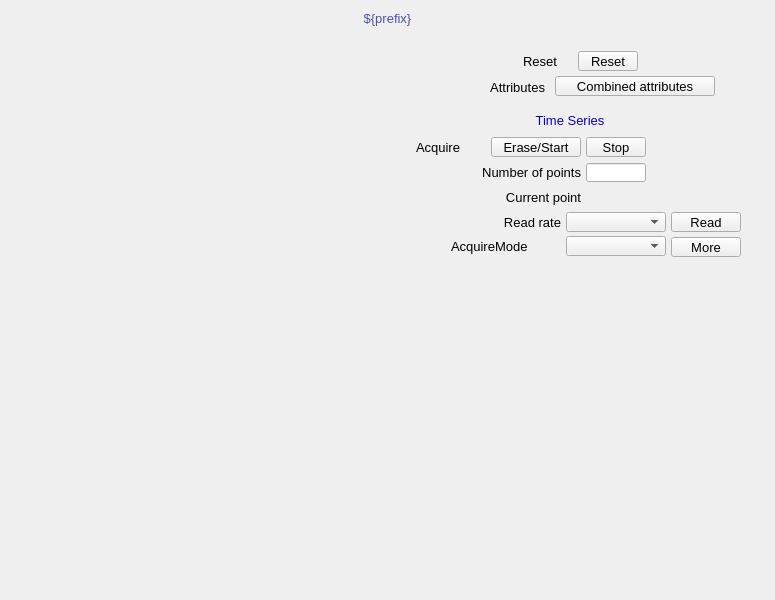
<?xml version="1.0" ?>
<ui version="4.0">
  <class>Dialog</class>
  <widget class="QWidget" name="screen">
    <property name="geometry">
      <rect>
        <x>826</x>
        <y>470</y>
        <width>775</width>
        <height>600</height>
      </rect>
    </property>
    <property name="styleSheet">
      <string notr="true">QWidget#screen {
  color: rgb(0, 0, 0);
  background-color: rgb(187, 187, 187);
  }</string>
    </property>
    <property name="windowTitle">
      <string>NDPluginAttribute</string>
    </property>
    <widget class="PyDMDrawingRectangle" name="rectangle">
      <property name="geometry">
        <rect>
          <x>0</x>
          <y>5</y>
          <width>775</width>
          <height>25</height>
        </rect>
      </property>
      <property name="brush" stdset="0">
        <brush brushstyle="SolidPattern">
          <color alpha="255">
            <red>218</red>
            <green>218</green>
            <blue>218</blue>
          </color>
        </brush>
      </property>
      <property name="penStyle" stdset="0">
        <enum>Qt::SolidLine</enum>
      </property>
      <property name="penColor" stdset="0">
        <color>
          <red>218</red>
          <green>218</green>
          <blue>218</blue>
        </color>
      </property>
      <property name="penWidth" stdset="0">
        <double>0</double>
      </property>
      <property name="penCapStyle" stdset="0">
        <enum>Qt::FlatCap</enum>
      </property>
      <property name="toolTip">
        <string>rectangle</string>
      </property>
    </widget>
    <widget class="PyDMEmbeddedDisplay" name="composite">
      <property name="geometry">
        <rect>
          <x>5</x>
          <y>40</y>
          <width>380</width>
          <height>555</height>
        </rect>
      </property>
      <property name="toolTip">
        <string>composite</string>
      </property>
      <property name="filename" stdset="0">
        <string>PluginBase_V39.ui</string>
      </property>
    </widget>
    <widget class="PyDMDrawingRectangle" name="rectangle_1">
      <property name="geometry">
        <rect>
          <x>390</x>
          <y>40</y>
          <width>380</width>
          <height>60</height>
        </rect>
      </property>
      <property name="brush" stdset="0">
        <brush brushstyle="NoBrush">
          <color alpha="255">
            <red>45</red>
            <green>45</green>
            <blue>45</blue>
          </color>
        </brush>
      </property>
      <property name="penStyle" stdset="0">
        <enum>Qt::SolidLine</enum>
      </property>
      <property name="penColor" stdset="0">
        <color>
          <red>45</red>
          <green>45</green>
          <blue>45</blue>
        </color>
      </property>
      <property name="penWidth" stdset="0">
        <double>1</double>
      </property>
      <property name="penCapStyle" stdset="0">
        <enum>Qt::FlatCap</enum>
      </property>
      <property name="toolTip">
        <string>rectangle_1</string>
      </property>
    </widget>
    <widget class="PyDMFrame" name="composite_1">
      <property name="geometry">
        <rect>
          <x>0</x>
          <y>6</y>
          <width>775</width>
          <height>25</height>
        </rect>
      </property>
      <widget class="QLabel" name="text">
        <property name="geometry">
          <rect>
            <x>0</x>
            <y>0</y>
            <width>775</width>
            <height>25</height>
          </rect>
        </property>
        <property name="text">
          <string>${prefix}</string>
        </property>
        <property name="font" stdset="0">
          <font>
            <pointsize>10</pointsize>
          </font>
        </property>
        <property name="brush" stdset="0">
          <brush brushstyle="SolidPattern">
            <color alpha="255">
              <red>77</red>
              <green>82</green>
              <blue>164</blue>
            </color>
          </brush>
        </property>
        <property name="toolTip">
          <string>text</string>
        </property>
        <property name="alignment">
          <set>Qt::AlignCenter</set>
        </property>
        <property name="styleSheet">
          <string notr="true">QLabel#text {
  color: rgb(77, 82, 164);
  }</string>
        </property>
      </widget>
    </widget>
    <widget class="PyDMFrame" name="composite_2">
      <property name="geometry">
        <rect>
          <x>445</x>
          <y>76</y>
          <width>270</width>
          <height>21</height>
        </rect>
      </property>
      <widget class="PyDMRelatedDisplayButton" name="related_display">
        <property name="geometry">
          <rect>
            <x>110</x>
            <y>0</y>
            <width>160</width>
            <height>20</height>
          </rect>
        </property>
        <property name="toolTip">
          <string>Combined attributes</string>
        </property>
        <property name="text">
          <string>Combined attributes</string>
        </property>
        <property name="showIcon" stdset="0">
          <bool>true</bool>
        </property>
        <property name="font" stdset="0">
          <font>
            <pointsize>10</pointsize>
          </font>
        </property>
        <property name="styleSheet">
          <string notr="true">PyDMRelatedDisplayButton#related_display {
  color: rgb(0, 0, 0);
  background-color: rgb(115, 223, 255);
  }</string>
        </property>
        <property name="titles" stdset="0">
          <stringlist>
            <string>Attributes 1-8</string>
            <string>Attributes 9-16</string>
          </stringlist>
        </property>
        <property name="filenames" stdset="0">
          <stringlist>
            <string>AttributePlugin8_V39.ui</string>
            <string>AttributePlugin8_V39.ui</string>
          </stringlist>
        </property>
        <property name="macros" stdset="0">
          <stringlist>
            <string>P=${P},R=${R},A1=1:,A2=2:,A3=3:,A4=4:,A5=5:,A6=6:,A7=7:,A8=8:</string>
            <string>P=${P},R=${R},A1=9:,A2=10:,A3=11:,A4=12:,A5=13:,A6=14:,A7=15:,A8=16:</string>
          </stringlist>
        </property>
        <property name="openInNewWindow" stdset="0">
          <bool>true</bool>
        </property>
      </widget>
      <widget class="QLabel" name="text_1">
        <property name="geometry">
          <rect>
            <x>0</x>
            <y>1</y>
            <width>100</width>
            <height>20</height>
          </rect>
        </property>
        <property name="text">
          <string>Attributes</string>
        </property>
        <property name="font" stdset="0">
          <font>
            <pointsize>10</pointsize>
          </font>
        </property>
        <property name="brush" stdset="0">
          <brush brushstyle="SolidPattern">
            <color alpha="255">
              <red>0</red>
              <green>0</green>
              <blue>0</blue>
            </color>
          </brush>
        </property>
        <property name="toolTip">
          <string>text_1</string>
        </property>
        <property name="alignment">
          <set>Qt::AlignRight|Qt::AlignTrailing|Qt::AlignVCenter</set>
        </property>
        <property name="styleSheet">
          <string notr="true">QLabel#text_1 {
  color: rgb(0, 0, 0);
  }</string>
        </property>
      </widget>
    </widget>
    <widget class="PyDMFrame" name="composite_3">
      <property name="geometry">
        <rect>
          <x>523</x>
          <y>51</y>
          <width>115</width>
          <height>20</height>
        </rect>
      </property>
      <widget class="PyDMPushButton" name="message_button">
        <property name="geometry">
          <rect>
            <x>55</x>
            <y>0</y>
            <width>60</width>
            <height>20</height>
          </rect>
        </property>
        <property name="text">
          <string>Reset</string>
        </property>
        <property name="font" stdset="0">
          <font>
            <pointsize>10</pointsize>
          </font>
        </property>
        <property name="toolTip">
          <string>${prefix}Reset</string>
        </property>
        <property name="channel" stdset="0">
          <string>ca://${prefix}Reset</string>
        </property>
        <property name="pressValue" stdset="0">
          <string>1</string>
        </property>
        <property name="styleSheet">
          <string notr="true">PyDMPushButton#message_button {
  color: rgb(0, 0, 0);
  background-color: rgb(115, 223, 255);
  }</string>
        </property>
      </widget>
      <widget class="QLabel" name="text_2">
        <property name="geometry">
          <rect>
            <x>0</x>
            <y>0</y>
            <width>50</width>
            <height>20</height>
          </rect>
        </property>
        <property name="text">
          <string>Reset</string>
        </property>
        <property name="font" stdset="0">
          <font>
            <pointsize>10</pointsize>
          </font>
        </property>
        <property name="brush" stdset="0">
          <brush brushstyle="SolidPattern">
            <color alpha="255">
              <red>0</red>
              <green>0</green>
              <blue>0</blue>
            </color>
          </brush>
        </property>
        <property name="toolTip">
          <string>text_2</string>
        </property>
        <property name="alignment">
          <set>Qt::AlignLeading|Qt::AlignLeft|Qt::AlignVCenter</set>
        </property>
        <property name="styleSheet">
          <string notr="true">QLabel#text_2 {
  color: rgb(0, 0, 0);
  }</string>
        </property>
      </widget>
    </widget>
    <widget class="PyDMFrame" name="composite_4">
      <property name="geometry">
        <rect>
          <x>390</x>
          <y>105</y>
          <width>380</width>
          <height>155</height>
        </rect>
      </property>
      <widget class="PyDMDrawingRectangle" name="rectangle_2">
        <property name="geometry">
          <rect>
            <x>120</x>
            <y>5</y>
            <width>120</width>
            <height>21</height>
          </rect>
        </property>
        <property name="brush" stdset="0">
          <brush brushstyle="SolidPattern">
            <color alpha="255">
              <red>218</red>
              <green>218</green>
              <blue>218</blue>
            </color>
          </brush>
        </property>
        <property name="penStyle" stdset="0">
          <enum>Qt::SolidLine</enum>
        </property>
        <property name="penColor" stdset="0">
          <color>
            <red>218</red>
            <green>218</green>
            <blue>218</blue>
          </color>
        </property>
        <property name="penWidth" stdset="0">
          <double>0</double>
        </property>
        <property name="penCapStyle" stdset="0">
          <enum>Qt::FlatCap</enum>
        </property>
        <property name="toolTip">
          <string>rectangle_2</string>
        </property>
      </widget>
      <widget class="PyDMDrawingRectangle" name="rectangle_3">
        <property name="geometry">
          <rect>
            <x>0</x>
            <y>0</y>
            <width>380</width>
            <height>155</height>
          </rect>
        </property>
        <property name="brush" stdset="0">
          <brush brushstyle="NoBrush">
            <color alpha="255">
              <red>0</red>
              <green>0</green>
              <blue>0</blue>
            </color>
          </brush>
        </property>
        <property name="penStyle" stdset="0">
          <enum>Qt::SolidLine</enum>
        </property>
        <property name="penColor" stdset="0">
          <color>
            <red>0</red>
            <green>0</green>
            <blue>0</blue>
          </color>
        </property>
        <property name="penWidth" stdset="0">
          <double>1</double>
        </property>
        <property name="penCapStyle" stdset="0">
          <enum>Qt::FlatCap</enum>
        </property>
        <property name="toolTip">
          <string>rectangle_3</string>
        </property>
      </widget>
      <widget class="QLabel" name="text_3">
        <property name="geometry">
          <rect>
            <x>125</x>
            <y>5</y>
            <width>110</width>
            <height>20</height>
          </rect>
        </property>
        <property name="text">
          <string>Time Series</string>
        </property>
        <property name="font" stdset="0">
          <font>
            <pointsize>10</pointsize>
          </font>
        </property>
        <property name="brush" stdset="0">
          <brush brushstyle="SolidPattern">
            <color alpha="255">
              <red>10</red>
              <green>0</green>
              <blue>184</blue>
            </color>
          </brush>
        </property>
        <property name="toolTip">
          <string>text_3</string>
        </property>
        <property name="alignment">
          <set>Qt::AlignCenter</set>
        </property>
        <property name="styleSheet">
          <string notr="true">QLabel#text_3 {
  color: rgb(10, 0, 184);
  }</string>
        </property>
      </widget>
      <widget class="QLabel" name="text_4">
        <property name="geometry">
          <rect>
            <x>61</x>
            <y>82</y>
            <width>130</width>
            <height>20</height>
          </rect>
        </property>
        <property name="text">
          <string>Current point</string>
        </property>
        <property name="font" stdset="0">
          <font>
            <pointsize>10</pointsize>
          </font>
        </property>
        <property name="brush" stdset="0">
          <brush brushstyle="SolidPattern">
            <color alpha="255">
              <red>0</red>
              <green>0</green>
              <blue>0</blue>
            </color>
          </brush>
        </property>
        <property name="toolTip">
          <string>text_4</string>
        </property>
        <property name="alignment">
          <set>Qt::AlignRight|Qt::AlignTrailing|Qt::AlignVCenter</set>
        </property>
        <property name="styleSheet">
          <string notr="true">QLabel#text_4 {
  color: rgb(0, 0, 0);
  }</string>
        </property>
      </widget>
      <widget class="PyDMLabel" name="text_update">
        <property name="geometry">
          <rect>
            <x>196</x>
            <y>83</y>
            <width>90</width>
            <height>18</height>
          </rect>
        </property>
        <property name="toolTip">
          <string>PV: ${prefix}TS:TSCurrentPoint</string>
        </property>
        <property name="channel" stdset="0">
          <string>ca://${prefix}TS:TSCurrentPoint</string>
        </property>
        <property name="font" stdset="0">
          <font>
            <pointsize>10</pointsize>
          </font>
        </property>
        <property name="alignment">
          <set>Qt::AlignLeading|Qt::AlignLeft|Qt::AlignVCenter</set>
        </property>
        <property name="textInteractionFlags">
          <set>Qt::TextSelectableByKeyboard|Qt::TextSelectableByMouse</set>
        </property>
        <property name="styleSheet">
          <string notr="true">PyDMLabel#text_update {
  color: rgb(10, 0, 184);
  background-color: rgb(187, 187, 187);
  }</string>
        </property>
      </widget>
      <widget class="PyDMEnumComboBox" name="menu">
        <property name="geometry">
          <rect>
            <x>176</x>
            <y>107</y>
            <width>100</width>
            <height>20</height>
          </rect>
        </property>
        <property name="toolTip">
          <string>${prefix}TS:TSRead.SCAN</string>
        </property>
        <property name="channel" stdset="0">
          <string>ca://${prefix}TS:TSRead.SCAN</string>
        </property>
        <property name="font" stdset="0">
          <font>
            <pointsize>10</pointsize>
          </font>
        </property>
        <property name="styleSheet">
          <string notr="true">PyDMEnumComboBox#menu {
  color: rgb(0, 0, 0);
  background-color: rgb(115, 223, 255);
  }</string>
        </property>
      </widget>
      <widget class="PyDMPushButton" name="message_button_1">
        <property name="geometry">
          <rect>
            <x>281</x>
            <y>107</y>
            <width>70</width>
            <height>20</height>
          </rect>
        </property>
        <property name="text">
          <string>Read</string>
        </property>
        <property name="font" stdset="0">
          <font>
            <pointsize>10</pointsize>
          </font>
        </property>
        <property name="toolTip">
          <string>${prefix}TS:TSRead.PROC</string>
        </property>
        <property name="channel" stdset="0">
          <string>ca://${prefix}TS:TSRead.PROC</string>
        </property>
        <property name="pressValue" stdset="0">
          <string>1</string>
        </property>
        <property name="styleSheet">
          <string notr="true">PyDMPushButton#message_button_1 {
  color: rgb(0, 0, 0);
  background-color: rgb(115, 223, 255);
  }</string>
        </property>
      </widget>
      <widget class="QLabel" name="text_5">
        <property name="geometry">
          <rect>
            <x>81</x>
            <y>107</y>
            <width>90</width>
            <height>20</height>
          </rect>
        </property>
        <property name="text">
          <string>Read rate</string>
        </property>
        <property name="font" stdset="0">
          <font>
            <pointsize>10</pointsize>
          </font>
        </property>
        <property name="brush" stdset="0">
          <brush brushstyle="SolidPattern">
            <color alpha="255">
              <red>0</red>
              <green>0</green>
              <blue>0</blue>
            </color>
          </brush>
        </property>
        <property name="toolTip">
          <string>text_5</string>
        </property>
        <property name="alignment">
          <set>Qt::AlignRight|Qt::AlignTrailing|Qt::AlignVCenter</set>
        </property>
        <property name="styleSheet">
          <string notr="true">QLabel#text_5 {
  color: rgb(0, 0, 0);
  }</string>
        </property>
      </widget>
      <widget class="PyDMLineEdit" name="text_entry">
        <property name="geometry">
          <rect>
            <x>196</x>
            <y>58</y>
            <width>60</width>
            <height>19</height>
          </rect>
        </property>
        <property name="channel" stdset="0">
          <string>ca://${prefix}TS:TSNumPoints</string>
        </property>
        <property name="toolTip">
          <string>${prefix}TS:TSNumPoints</string>
        </property>
        <property name="font" stdset="0">
          <font>
            <pointsize>10</pointsize>
          </font>
        </property>
        <property name="styleSheet">
          <string notr="true">PyDMLineEdit#text_entry {
  color: rgb(0, 0, 0);
  background-color: rgb(115, 223, 255);
  border: 1px solid black;
  margin: 0px;
  padding: 0px;
  spacing: 0px;
  }</string>
        </property>
      </widget>
      <widget class="QLabel" name="text_6">
        <property name="geometry">
          <rect>
            <x>31</x>
            <y>57</y>
            <width>160</width>
            <height>20</height>
          </rect>
        </property>
        <property name="text">
          <string>Number of points</string>
        </property>
        <property name="font" stdset="0">
          <font>
            <pointsize>10</pointsize>
          </font>
        </property>
        <property name="brush" stdset="0">
          <brush brushstyle="SolidPattern">
            <color alpha="255">
              <red>0</red>
              <green>0</green>
              <blue>0</blue>
            </color>
          </brush>
        </property>
        <property name="toolTip">
          <string>text_6</string>
        </property>
        <property name="alignment">
          <set>Qt::AlignRight|Qt::AlignTrailing|Qt::AlignVCenter</set>
        </property>
        <property name="styleSheet">
          <string notr="true">QLabel#text_6 {
  color: rgb(0, 0, 0);
  }</string>
        </property>
      </widget>
      <widget class="PyDMPushButton" name="message_button_2">
        <property name="geometry">
          <rect>
            <x>101</x>
            <y>32</y>
            <width>90</width>
            <height>20</height>
          </rect>
        </property>
        <property name="text">
          <string>Erase/Start</string>
        </property>
        <property name="font" stdset="0">
          <font>
            <pointsize>10</pointsize>
          </font>
        </property>
        <property name="toolTip">
          <string>${prefix}TS:TSAcquire</string>
        </property>
        <property name="channel" stdset="0">
          <string>ca://${prefix}TS:TSAcquire</string>
        </property>
        <property name="pressValue" stdset="0">
          <string>1</string>
        </property>
        <property name="styleSheet">
          <string notr="true">PyDMPushButton#message_button_2 {
  color: rgb(0, 0, 0);
  background-color: rgb(115, 223, 255);
  }</string>
        </property>
      </widget>
      <widget class="PyDMPushButton" name="message_button_3">
        <property name="geometry">
          <rect>
            <x>196</x>
            <y>32</y>
            <width>60</width>
            <height>20</height>
          </rect>
        </property>
        <property name="text">
          <string>Stop</string>
        </property>
        <property name="font" stdset="0">
          <font>
            <pointsize>10</pointsize>
          </font>
        </property>
        <property name="toolTip">
          <string>${prefix}TS:TSAcquire</string>
        </property>
        <property name="channel" stdset="0">
          <string>ca://${prefix}TS:TSAcquire</string>
        </property>
        <property name="pressValue" stdset="0">
          <string>0</string>
        </property>
        <property name="styleSheet">
          <string notr="true">PyDMPushButton#message_button_3 {
  color: rgb(0, 0, 0);
  background-color: rgb(115, 223, 255);
  }</string>
        </property>
      </widget>
      <widget class="PyDMLabel" name="text_update_1">
        <property name="geometry">
          <rect>
            <x>261</x>
            <y>33</y>
            <width>90</width>
            <height>18</height>
          </rect>
        </property>
        <property name="toolTip">
          <string>PV: ${prefix}TS:TSAcquiring</string>
        </property>
        <property name="channel" stdset="0">
          <string>ca://${prefix}TS:TSAcquiring</string>
        </property>
        <property name="displayFormat" stdset="0">
          <enum>PyDMLabel::String</enum>
        </property>
        <property name="font" stdset="0">
          <font>
            <pointsize>10</pointsize>
          </font>
        </property>
        <property name="alignment">
          <set>Qt::AlignLeading|Qt::AlignLeft|Qt::AlignVCenter</set>
        </property>
        <property name="textInteractionFlags">
          <set>Qt::TextSelectableByKeyboard|Qt::TextSelectableByMouse</set>
        </property>
        <property name="styleSheet">
          <string notr="true">PyDMLabel#text_update_1 {
  color: rgb(10, 0, 184);
  background-color: rgb(70, 70, 70);
  }</string>
        </property>
      </widget>
      <widget class="QLabel" name="text_7">
        <property name="geometry">
          <rect>
            <x>26</x>
            <y>32</y>
            <width>70</width>
            <height>20</height>
          </rect>
        </property>
        <property name="text">
          <string>Acquire</string>
        </property>
        <property name="font" stdset="0">
          <font>
            <pointsize>10</pointsize>
          </font>
        </property>
        <property name="brush" stdset="0">
          <brush brushstyle="SolidPattern">
            <color alpha="255">
              <red>0</red>
              <green>0</green>
              <blue>0</blue>
            </color>
          </brush>
        </property>
        <property name="toolTip">
          <string>text_7</string>
        </property>
        <property name="alignment">
          <set>Qt::AlignLeading|Qt::AlignLeft|Qt::AlignVCenter</set>
        </property>
        <property name="styleSheet">
          <string notr="true">QLabel#text_7 {
  color: rgb(0, 0, 0);
  }</string>
        </property>
      </widget>
      <widget class="PyDMRelatedDisplayButton" name="related_display_1">
        <property name="geometry">
          <rect>
            <x>281</x>
            <y>132</y>
            <width>70</width>
            <height>20</height>
          </rect>
        </property>
        <property name="toolTip">
          <string>More</string>
        </property>
        <property name="text">
          <string>More</string>
        </property>
        <property name="showIcon" stdset="0">
          <bool>true</bool>
        </property>
        <property name="font" stdset="0">
          <font>
            <pointsize>10</pointsize>
          </font>
        </property>
        <property name="styleSheet">
          <string notr="true">PyDMRelatedDisplayButton#related_display_1 {
  color: rgb(0, 0, 0);
  background-color: rgb(115, 223, 255);
  }</string>
        </property>
        <property name="titles" stdset="0">
          <stringlist>
            <string>Time series control</string>
          </stringlist>
        </property>
        <property name="filenames" stdset="0">
          <stringlist>
            <string>TimeSeriesPlugin_V39.ui</string>
          </stringlist>
        </property>
        <property name="macros" stdset="0">
          <stringlist>
            <string>P=${P},R=${R}TS:</string>
          </stringlist>
        </property>
        <property name="openInNewWindow" stdset="0">
          <bool>true</bool>
        </property>
      </widget>
      <widget class="QLabel" name="text_8">
        <property name="geometry">
          <rect>
            <x>61</x>
            <y>131</y>
            <width>110</width>
            <height>20</height>
          </rect>
        </property>
        <property name="text">
          <string>AcquireMode</string>
        </property>
        <property name="font" stdset="0">
          <font>
            <pointsize>10</pointsize>
          </font>
        </property>
        <property name="brush" stdset="0">
          <brush brushstyle="SolidPattern">
            <color alpha="255">
              <red>0</red>
              <green>0</green>
              <blue>0</blue>
            </color>
          </brush>
        </property>
        <property name="toolTip">
          <string>text_8</string>
        </property>
        <property name="alignment">
          <set>Qt::AlignLeading|Qt::AlignLeft|Qt::AlignVCenter</set>
        </property>
        <property name="styleSheet">
          <string notr="true">QLabel#text_8 {
  color: rgb(0, 0, 0);
  }</string>
        </property>
      </widget>
      <widget class="PyDMEnumComboBox" name="menu_1">
        <property name="geometry">
          <rect>
            <x>176</x>
            <y>131</y>
            <width>100</width>
            <height>20</height>
          </rect>
        </property>
        <property name="toolTip">
          <string>${prefix}TS:TSAcquireMode</string>
        </property>
        <property name="channel" stdset="0">
          <string>ca://${prefix}TS:TSAcquireMode</string>
        </property>
        <property name="font" stdset="0">
          <font>
            <pointsize>10</pointsize>
          </font>
        </property>
        <property name="styleSheet">
          <string notr="true">PyDMEnumComboBox#menu_1 {
  color: rgb(0, 0, 0);
  background-color: rgb(115, 223, 255);
  }</string>
        </property>
      </widget>
    </widget>
  </widget>
  <customwidgets>
    <customwidget>
      <class>PyDMDrawingRectangle</class>
      <extends>QWidget</extends>
      <header>pydm.widgets.drawing</header>
    </customwidget>
    <customwidget>
      <class>PyDMEmbeddedDisplay</class>
      <extends>QFrame</extends>
      <header>pydm.widgets.embedded_display</header>
    </customwidget>
    <customwidget>
      <class>PyDMFrame</class>
      <extends>QFrame</extends>
      <header>pydm.widgets.frame</header>
    </customwidget>
    <customwidget>
      <class>PyDMLabel</class>
      <extends>QLabel</extends>
      <header>pydm.widgets.label</header>
    </customwidget>
    <customwidget>
      <class>PyDMRelatedDisplayButton</class>
      <extends>QPushButton</extends>
      <header>pydm.widgets.related_display_button</header>
    </customwidget>
    <customwidget>
      <class>PyDMPushButton</class>
      <extends>QPushButton</extends>
      <header>pydm.widgets.pushbutton</header>
    </customwidget>
    <customwidget>
      <class>PyDMEnumComboBox</class>
      <extends>QComboBox</extends>
      <header>pydm.widgets.enum_combo_box</header>
    </customwidget>
    <customwidget>
      <class>PyDMLineEdit</class>
      <extends>QLineEdit</extends>
      <header>pydm.widgets.line_edit</header>
    </customwidget>
  </customwidgets>
</ui>
